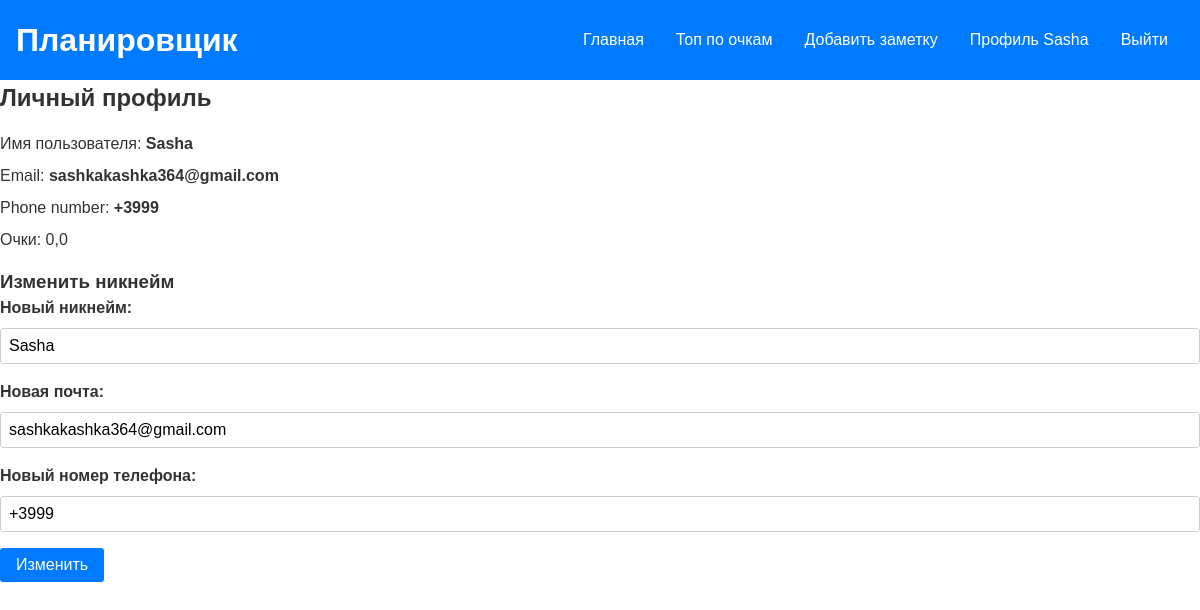
The app's page /profile/ (signed in), older data.
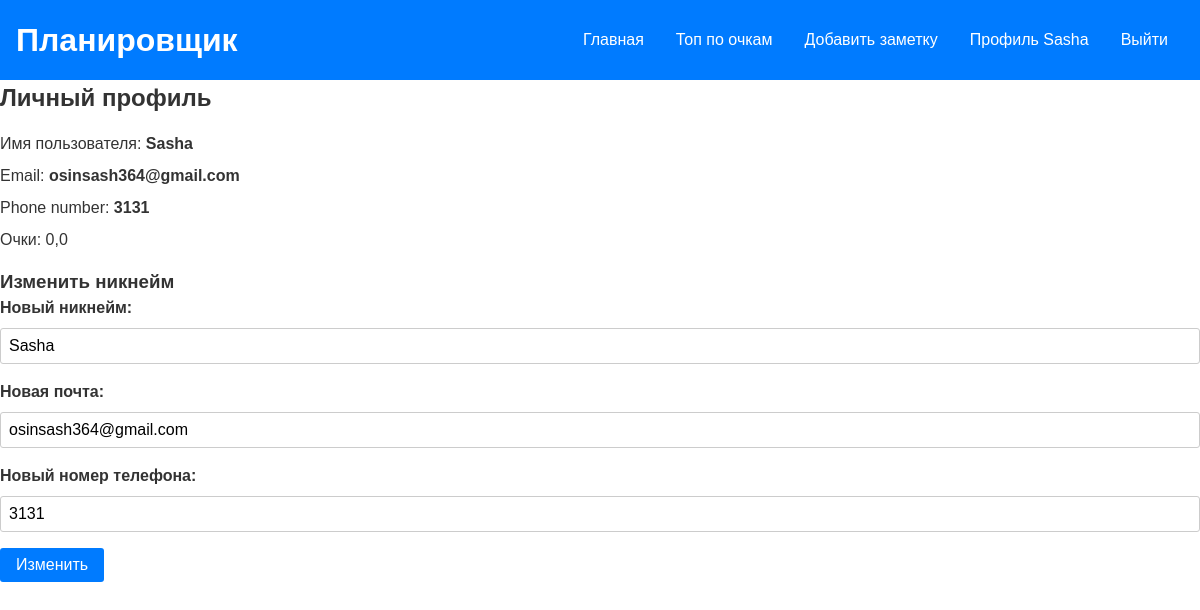
The same page, newer data.
### users/models.py (models this page shows)
class Users(AbstractUser):
    phone = models.CharField(max_length=50,unique=True)
    point = models.FloatField(default=0)

### tusk_list/views.py (the view, shortened to what this page needs)
# urls.py: path('profile/',ProfView.as_view(),name='profile'),
@method_decorator(login_required,name='dispatch')
class ProfView(View):
    def get(self,request):
        form = ProfileForm(instance=request.user)
        context = {'form':form,'title':'Личный профиль'}
        return render(request,'tusk/profile.html',context=context)

### tusk_list/forms.py
class ProfileForm(forms.ModelForm):
    class Meta:
        model = Users
        fields = ('username','email','phone')

### templates/tusk/profile.html (shortened to what this page needs)
{% extends 'tusk/base.html' %}
{% load static %}
{% block content %}
<section class="profile">
    <h2>Личный профиль</h2>
    <div class="profile-details">
        <ul>
            <li>Имя пользователя: <span>{{ user.username }}</span></li>
            <li>Email: <span>{{ user.email }}</span></li>
            <li>Phone number: <span>{{ user.phone }}</span></li>
            <li>Очки: {{ user.point }}</li>
        </ul>
    </div>
    <div class="change-password">
        <h3>Изменить никнейм</h3>
        <form action="{% url 'profile' %}" method="post">
            <label for="{{ form.username.id_for_label }}">Новый никнейм:</label>
            {{ form.username }}
            <label for="{{ form.email.id_for_label }}">Новая почта:</label>
            {{ form.email }}
            <label for="{{ form.phone.id_for_label }}">Новый номер телефона:</label>
            {{ form.phone }}
            <button type="submit">Изменить</button>
        </form>
    </div>
</section>
{% endblock content %}

### templates/tusk/base.html (shortened to what this page needs)
{% load static %}
<!DOCTYPE html>
<html lang="en">
<head>
  <link rel="stylesheet" href="{% static 'css/base.css' %}">
</head>
<body>
  <header>
    <h1>Планировщик</h1>
    <nav>
      <ul>
        <li><a href="{% url 'main' %}">Главная</a></li>
        <li><a href="{% url 'top' %}">Топ по очкам</a></li>
        {% if user.is_authenticated %}
        <li><a href="{% url 'add_tusk' %}">Добавить заметку</a></li>
        <li><a href="{% url 'profile' %}">Профиль {{ user.username }}</a></li>
        <li><a href="{% url 'logout' %}">Выйти</a></li>
        {% else %}
        <li><a href="{% url 'register' %}">Регистрация</a></li>
        <li><a href="{% url 'login' %}">Авторизация</a></li>
        {% endif %}
      </ul>
    </nav>
  </header>
{% block content %}
{% endblock content %}

Row changes from the older to the newer data that the page shows:
changed Users "Sasha": email "sashkakashka364@gmail.com" → "osinsash364@gmail.com"; phone "+3999" → "3131"
